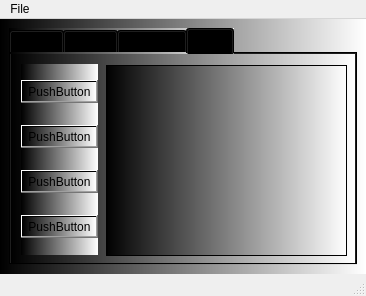
<?xml version="1.0" encoding="UTF-8"?>
<ui version="4.0">
 <class>MainWindow</class>
 <widget class="QMainWindow" name="MainWindow">
  <property name="geometry">
   <rect>
    <x>0</x>
    <y>0</y>
    <width>366</width>
    <height>296</height>
   </rect>
  </property>
  <property name="windowTitle">
   <string>MainWindow</string>
  </property>
  <widget class="QWidget" name="centralwidget">
   <property name="styleSheet">
    <string notr="true">background-color: qlineargradient(spread:pad, x1:0, y1:0, x2:1, y2:0, stop:0 rgba(0, 0, 0, 255), stop:1 rgba(255, 255, 255, 255));</string>
   </property>
   <layout class="QVBoxLayout" name="verticalLayout">
    <item>
     <widget class="QTabWidget" name="tabWidget">
      <property name="styleSheet">
       <string notr="true">background-color: qlineargradient(spread:pad, x1:0, y1:0, x2:1, y2:0, stop:0 rgba(0, 0, 0, 255), stop:1 rgba(255, 255, 255, 255));</string>
      </property>
      <property name="currentIndex">
       <number>3</number>
      </property>
      <widget class="QWidget" name="tab">
       <property name="styleSheet">
        <string notr="true">QWidget{
background-color: rgb(0, 0, 255);
}

QPushButton{
background-color: rgb(255, 255, 255);
}

QPushButton#pushButton_set_label{
background-color: rgb(255, 0, 255);
}
</string>
       </property>
       <attribute name="title">
        <string>Tab 1</string>
       </attribute>
       <widget class="QWidget" name="verticalLayoutWidget">
        <property name="geometry">
         <rect>
          <x>0</x>
          <y>0</y>
          <width>341</width>
          <height>201</height>
         </rect>
        </property>
        <layout class="QVBoxLayout" name="verticalLayout_2">
         <item>
          <widget class="QLabel" name="label">
           <property name="font">
            <font>
             <pointsize>18</pointsize>
            </font>
           </property>
           <property name="text">
            <string>TextLabel</string>
           </property>
           <property name="alignment">
            <set>Qt::AlignCenter</set>
           </property>
          </widget>
         </item>
         <item>
          <layout class="QHBoxLayout" name="horizontalLayout">
           <item>
            <widget class="QPushButton" name="pushButton_clear">
             <property name="text">
              <string>Clear label</string>
             </property>
            </widget>
           </item>
           <item>
            <widget class="QPushButton" name="pushButton_set_label">
             <property name="text">
              <string>Set label</string>
             </property>
            </widget>
           </item>
          </layout>
         </item>
        </layout>
       </widget>
      </widget>
      <widget class="QWidget" name="tab_2">
       <property name="autoFillBackground">
        <bool>false</bool>
       </property>
       <attribute name="title">
        <string>Tab 2</string>
       </attribute>
       <widget class="QPushButton" name="pushButton_convert">
        <property name="geometry">
         <rect>
          <x>260</x>
          <y>180</y>
          <width>75</width>
          <height>23</height>
         </rect>
        </property>
        <property name="styleSheet">
         <string notr="true">background-color: rgb(0, 170, 255);</string>
        </property>
        <property name="text">
         <string>Convert</string>
        </property>
       </widget>
       <widget class="QGroupBox" name="groupBox">
        <property name="geometry">
         <rect>
          <x>10</x>
          <y>69</y>
          <width>321</width>
          <height>101</height>
         </rect>
        </property>
        <property name="styleSheet">
         <string notr="true">background-color: rgb(255, 255, 255);</string>
        </property>
        <property name="title">
         <string>UI and PY conversions</string>
        </property>
        <widget class="QWidget" name="horizontalLayoutWidget">
         <property name="geometry">
          <rect>
           <x>0</x>
           <y>50</y>
           <width>321</width>
           <height>51</height>
          </rect>
         </property>
         <layout class="QHBoxLayout" name="horizontalLayout_2">
          <item>
           <widget class="QLabel" name="label_convert">
            <property name="text">
             <string>&lt;click radio button&gt;</string>
            </property>
           </widget>
          </item>
          <item>
           <widget class="QLineEdit" name="lineEdit"/>
          </item>
          <item>
           <widget class="QToolButton" name="toolButton">
            <property name="text">
             <string>...</string>
            </property>
           </widget>
          </item>
         </layout>
        </widget>
        <widget class="QRadioButton" name="radioButton_ui">
         <property name="geometry">
          <rect>
           <x>10</x>
           <y>20</y>
           <width>82</width>
           <height>17</height>
          </rect>
         </property>
         <property name="text">
          <string>UI to PY</string>
         </property>
        </widget>
        <widget class="QRadioButton" name="radioButton_exe">
         <property name="geometry">
          <rect>
           <x>120</x>
           <y>20</y>
           <width>82</width>
           <height>17</height>
          </rect>
         </property>
         <property name="text">
          <string>PY to EXE</string>
         </property>
        </widget>
       </widget>
      </widget>
      <widget class="QWidget" name="tab_3_network">
       <property name="styleSheet">
        <string notr="true"/>
       </property>
       <attribute name="title">
        <string>Network</string>
       </attribute>
       <widget class="QGroupBox" name="groupBox_2_client1">
        <property name="geometry">
         <rect>
          <x>10</x>
          <y>10</y>
          <width>121</width>
          <height>191</height>
         </rect>
        </property>
        <property name="styleSheet">
         <string notr="true">background-color: rgb(255, 255, 255);</string>
        </property>
        <property name="title">
         <string>TCP Client</string>
        </property>
        <widget class="QWidget" name="verticalLayoutWidget_2">
         <property name="geometry">
          <rect>
           <x>10</x>
           <y>19</y>
           <width>101</width>
           <height>161</height>
          </rect>
         </property>
         <layout class="QVBoxLayout" name="verticalLayout_4">
          <item>
           <widget class="QTextEdit" name="textEdit_client1"/>
          </item>
          <item>
           <widget class="QLineEdit" name="lineEdit_client1"/>
          </item>
          <item>
           <widget class="QPushButton" name="pushButton_client1_send">
            <property name="styleSheet">
             <string notr="true">background-color: rgb(255, 0, 0);
color: rgb(255, 255, 255);
</string>
            </property>
            <property name="text">
             <string>Connect to Server</string>
            </property>
           </widget>
          </item>
         </layout>
        </widget>
       </widget>
       <widget class="QGroupBox" name="groupBox_3_client2">
        <property name="geometry">
         <rect>
          <x>140</x>
          <y>10</y>
          <width>121</width>
          <height>191</height>
         </rect>
        </property>
        <property name="styleSheet">
         <string notr="true">background-color: rgb(255, 255, 255);</string>
        </property>
        <property name="title">
         <string>TCP Client</string>
        </property>
        <widget class="QWidget" name="verticalLayoutWidget_3">
         <property name="geometry">
          <rect>
           <x>10</x>
           <y>19</y>
           <width>101</width>
           <height>161</height>
          </rect>
         </property>
         <layout class="QVBoxLayout" name="verticalLayout_5">
          <item>
           <widget class="QTextEdit" name="textEdit_client2"/>
          </item>
          <item>
           <widget class="QLineEdit" name="lineEdit_client2"/>
          </item>
          <item>
           <widget class="QPushButton" name="pushButton_client2_send">
            <property name="styleSheet">
             <string notr="true">background-color: rgb(0, 0, 255);
color: rgb(255, 255, 255);</string>
            </property>
            <property name="text">
             <string>Connect to Server</string>
            </property>
           </widget>
          </item>
         </layout>
        </widget>
       </widget>
       <widget class="QGroupBox" name="groupBox_4_server">
        <property name="geometry">
         <rect>
          <x>270</x>
          <y>100</y>
          <width>61</width>
          <height>101</height>
         </rect>
        </property>
        <property name="styleSheet">
         <string notr="true">background-color: qlineargradient(spread:pad, x1:0, y1:0, x2:1, y2:0, stop:0 rgba(255, 178, 102, 255), stop:0.55 rgba(235, 148, 61, 255), stop:0.98 rgba(0, 0, 0, 255), stop:1 rgba(0, 0, 0, 0));</string>
        </property>
        <property name="title">
         <string>Server</string>
        </property>
        <widget class="QLabel" name="label_2">
         <property name="geometry">
          <rect>
           <x>10</x>
           <y>20</y>
           <width>47</width>
           <height>13</height>
          </rect>
         </property>
         <property name="text">
          <string>Port:</string>
         </property>
        </widget>
        <widget class="QLineEdit" name="lineEdit_4_port_number">
         <property name="geometry">
          <rect>
           <x>10</x>
           <y>40</y>
           <width>41</width>
           <height>20</height>
          </rect>
         </property>
         <property name="styleSheet">
          <string notr="true">background-color: rgb(255, 255, 255);</string>
         </property>
         <property name="text">
          <string>12345</string>
         </property>
        </widget>
        <widget class="QPushButton" name="pushButton_3_start">
         <property name="geometry">
          <rect>
           <x>10</x>
           <y>70</y>
           <width>41</width>
           <height>23</height>
          </rect>
         </property>
         <property name="styleSheet">
          <string notr="true">background-color: rgb(0, 0, 0);
color: rgb(255, 255, 255);
</string>
         </property>
         <property name="text">
          <string>Start</string>
         </property>
        </widget>
       </widget>
      </widget>
      <widget class="QWidget" name="tab_4_SQL">
       <attribute name="title">
        <string>SQL</string>
       </attribute>
       <widget class="QTableView" name="tableView">
        <property name="geometry">
         <rect>
          <x>95</x>
          <y>11</y>
          <width>241</width>
          <height>191</height>
         </rect>
        </property>
       </widget>
       <widget class="QWidget" name="verticalLayoutWidget_4">
        <property name="geometry">
         <rect>
          <x>10</x>
          <y>10</y>
          <width>77</width>
          <height>191</height>
         </rect>
        </property>
        <layout class="QVBoxLayout" name="verticalLayout_3">
         <item>
          <widget class="QPushButton" name="pushButton_3">
           <property name="text">
            <string>PushButton</string>
           </property>
          </widget>
         </item>
         <item>
          <widget class="QPushButton" name="pushButton_2">
           <property name="text">
            <string>PushButton</string>
           </property>
          </widget>
         </item>
         <item>
          <widget class="QPushButton" name="pushButton">
           <property name="text">
            <string>PushButton</string>
           </property>
          </widget>
         </item>
         <item>
          <widget class="QPushButton" name="pushButton_4">
           <property name="text">
            <string>PushButton</string>
           </property>
          </widget>
         </item>
        </layout>
       </widget>
      </widget>
     </widget>
    </item>
   </layout>
  </widget>
  <widget class="QMenuBar" name="menubar">
   <property name="geometry">
    <rect>
     <x>0</x>
     <y>0</y>
     <width>366</width>
     <height>21</height>
    </rect>
   </property>
   <widget class="QMenu" name="menuFile">
    <property name="title">
     <string>File</string>
    </property>
    <addaction name="actionNew"/>
    <addaction name="separator"/>
    <addaction name="actionExit"/>
   </widget>
   <addaction name="menuFile"/>
  </widget>
  <widget class="QStatusBar" name="statusbar">
   <property name="statusTip">
    <string>Statusbar</string>
   </property>
  </widget>
  <action name="actionNew">
   <property name="icon">
    <iconset>
     <normaloff>../icons/new_icon.png</normaloff>../icons/new_icon.png</iconset>
   </property>
   <property name="text">
    <string>New</string>
   </property>
   <property name="statusTip">
    <string>New File</string>
   </property>
  </action>
  <action name="actionExit">
   <property name="icon">
    <iconset>
     <normaloff>../icons/exit_icon.png</normaloff>../icons/exit_icon.png</iconset>
   </property>
   <property name="text">
    <string>Exit</string>
   </property>
  </action>
 </widget>
 <resources/>
 <connections/>
 <slots>
  <slot>slot1()</slot>
 </slots>
</ui>
